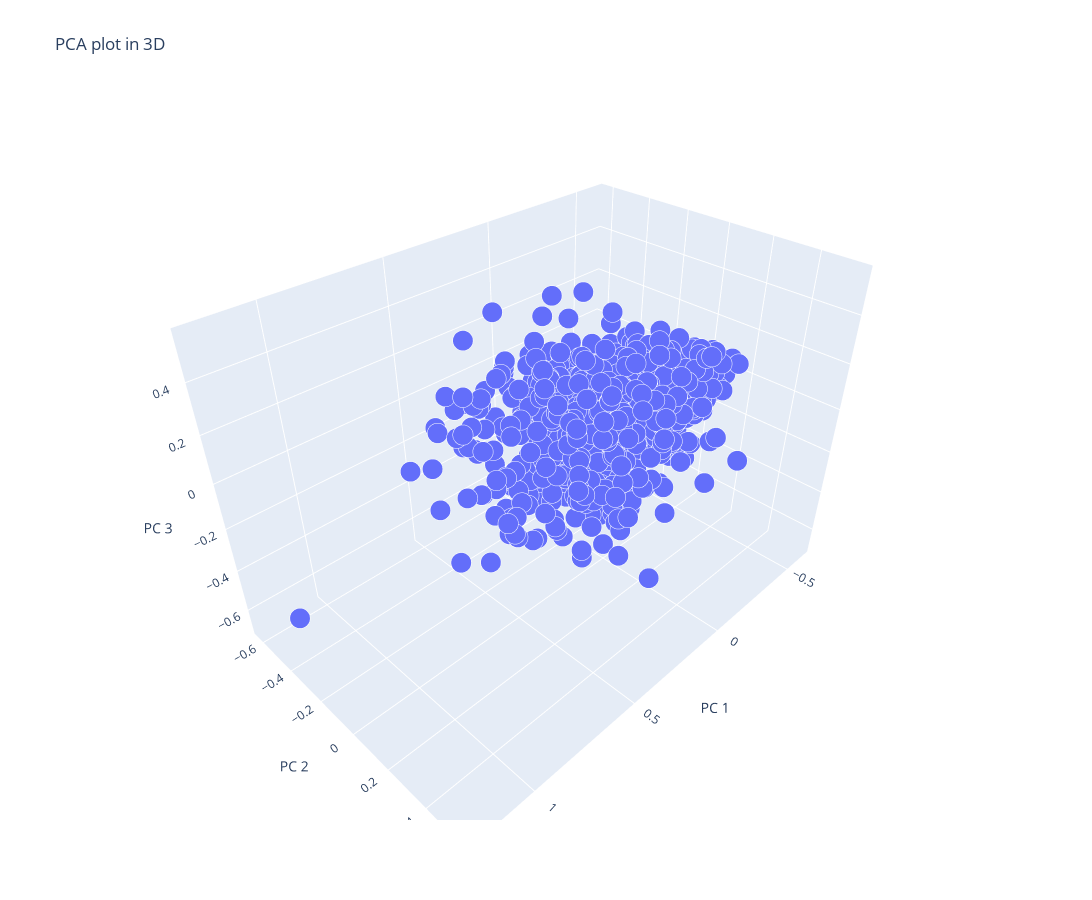

The notebook cell saved with this chart:
### Code cell
PCAplot3D(X)

### Figure 1 — Plotly figure (JSON) as saved in the notebook; plotly's stock layout.template omitted (floating-point values rounded to 4 significant figures; data arrays with more than 128 entries replaced by an {"elided": "..."} marker saying what was removed)
{"data": [{"hovertemplate": "PC 1=%{x}<br>PC 2=%{y}<br>PC 3=%{z}<br>size=%{marker.size}<extra></extra>", "legendgroup": "", "marker": {"color": "#636efa", "opacity": 1, "size": {"elided": "1045 float values"}, "sizemode": "area", "sizeref": 0.00025, "symbol": "circle"}, "mode": "markers", "name": "", "scene": "scene", "showlegend": false, "type": "scatter3d", "x": {"elided": "1045 float values"}, "y": {"elided": "1045 float values"}, "z": {"elided": "1045 float values"}}], "layout": {"height": 900, "legend": {"itemsizing": "constant", "tracegroupgap": 0}, "scene": {"domain": {"x": [0, 1], "y": [0, 1]}, "xaxis": {"title": {"text": "PC 1"}}, "yaxis": {"title": {"text": "PC 2"}}, "zaxis": {"title": {"text": "PC 3"}}}, "title": {"text": "PCA plot in 3D"}, "width": 1200}}
